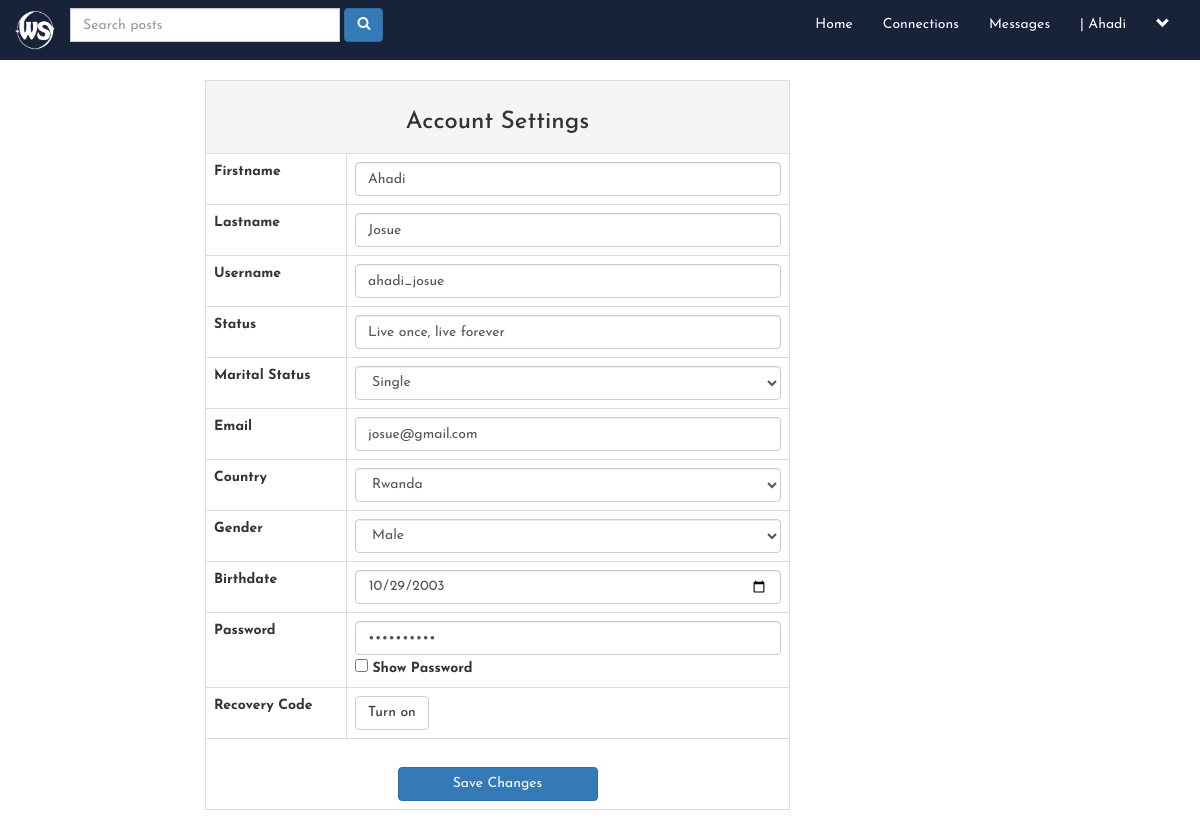
/account_settings.php (signed in), run on the app's committed database.
### tables this page shows
CREATE TABLE `users` (
  `user_id` int(11) NOT NULL,
  `f_name` text NOT NULL,
  `l_name` text NOT NULL,
  `user_name` text NOT NULL,
  `describe_user` varchar(255) NOT NULL,
  `Relationship` text NOT NULL,
  `user_pass` varchar(255) NOT NULL,
  `user_email` varchar(255) NOT NULL,
  `user_country` text NOT NULL,
  `user_gender` text NOT NULL,
  `user_birthday` text NOT NULL,
  `user_image` varchar(255) NOT NULL,
  `user_cover` varchar(255) NOT NULL,
  `user_reg_date` timestamp NOT NULL DEFAULT current_timestamp(),
  `status` text NOT NULL,
  `posts` text NOT NULL,
  `recovery_account` varchar(255) NOT NULL
);

### account_settings.php (the view, shortened to what this page needs)
<!DOCTYPE html>
<?php
	include("includes/header.php");
?>
<html lang="en">
<head>
    <link rel="stylesheet" href="https://cdnjs.cloudflare.com/ajax/libs/font-awesome/4.7.0/css/font-awesome.min.css">
    <link rel="stylesheet" href="https://maxcdn.bootstrapcdn.com/bootstrap/3.3.7/css/bootstrap.min.css">
    <link rel="stylesheet" href="css/main.css">
</head>
<body>
    <div class="row">
        <div class="col-sm-2">
        </div>
        <div class="col-sm-6">
            <form action="" method="POST" enctype="multipart/form-data">
                <table class="table table-bordered">
                    <tr align="center">
                        <td colspan="6" class="active">
                            <h3>Account Settings</h3>
                        </td>
                    </tr>
                    <tr>
                        <td style="font-weight: bold;">Firstname</td>
                        <td>
                            <input class="form-control" type="text" name="f_name" required
                                value="<?php echo $first_name; ?>">
                        </td>
                    </tr>
                    <tr>
                        <td style="font-weight: bold;">Lastname</td>
                        <td>
                            <input class="form-control" type="text" name="l_name" required
                                value="<?php echo $last_name; ?>">
                        </td>
                    </tr>
                    <tr>
                        <td style="font-weight: bold;">Username</td>
                        <td>
                            <input class="form-control" type="text" name="u_name" required
                                value="<?php echo $user_name; ?>">
                        </td>
                    </tr>
                    <tr>
                        <td style="font-weight: bold;">Status</td>
                        <td>
                            <input class="form-control" type="text" name="describe_user" required
                                value="<?php echo $describe_user; ?>">
                        </td>
                    </tr>
                    <tr>
                        <td style="font-weight: bold;">Marital Status</td>
                        <td>
                            <select class="form-control" name="Relationship">
                                <option><?php echo $Relationship_status; ?></option>
                            </select>
                        </td>
                    </tr>
                    <tr>
                        <td style="font-weight: bold;">Email</td>
                        <td>
                            <input class="form-control" type="email" name="u_email" required
                                value="<?php echo $user_email; ?>">
                        </td>
                    </tr>
                    <tr>
                        <td style="font-weight: bold;">Country</td>
                        <td>
                            <select class="form-control" name="u_country">
                                <option><?php echo $user_country; ?></option>
                            </select>
                        </td>
                    </tr>
                    <tr>
                        <td style="font-weight: bold;">Gender</td>
                        <td>
                            <select class="form-control" name="u_gender">
                                <option><?php echo $user_gender; ?></option>
                            </select>
                        </td>
                    </tr>
                    <tr>
                        <td style="font-weight: bold;">Birthdate</td>
                        <td>
                            <input class="form-control input-md" type="date" name="u_birthday" required
                                value="<?php echo $user_birthday; ?>">
                        </td>
                    </tr>
                    <tr>
                        <td style="font-weight: bold;">Password</td>
                        <td>
                            <input class="form-control" type="password" name="u_pass" id="mypass" required
                                value="<?php echo $user_pass; ?>">
                            <input type="checkbox" class="custom-control-input" onclick="show_password()">
                            <strong>Show Password</strong>
                        </td>
                    </tr>
                    <tr>
                        <td style="font-weight: bold;">Recovery Code</td>
                        <td>
                            <button type="button" class="btn btn-default" data-toggle="modal"
                                data-target="#myModal">Turn on</button>
                        </td>
                    </tr>
                    <tr align="center">
                        <td colspan="6">
                            <br>
                            <input type="submit" class="btn btn-primary" name="update" style="width: 200px;"
                                value="Save Changes">
                        </td>
                    </tr>
                </table>
            </form>
        </div>
    </div>
</body>
</html>

### includes/header.php (shortened to what this page needs)
<?php
include("functions/functions.php");
?>
<nav class="navbar navbar-default">
	<div class="container-fluid">
		<div class="navbar-header">
			<h5 class="my-0 mr-md-auto font-weight-normal"><a class="header-logo text-dark" href="home.php"><img
						class="logo" src="./images/header-logo.png"></a></h5>
		</div>
		<div class="collapse navbar-collapse" id="bs-example-navbar-collapse-1">
			<ul class="nav navbar-nav navbar-left" id="left-nav">
				<li class="dropdown">
					<form class="navbar-form navbar-left" method="get" action="results.php">
						<div class="form-group input-group">
							<input type="text" class="form-control" name="user_query" placeholder="Search posts" size="32">
						</div>
						<button type="submit" class="btn btn-small btn-primary" name="search"><i class="fa fa-search"></i></button>
					</form>
				</li>
			</ul>
			<ul class="nav navbar-nav navbar-right" id="right-nav">
				<?php
				$user = $_SESSION['user_email'];
				$get_user = "select * from users where user_email='$user'";
				$run_user = mysqli_query($con,$get_user);
				$row=mysqli_fetch_array($run_user);
				$user_id = $row['user_id'];
				$user_name = $row['user_name'];
				$first_name = $row['f_name'];
				$last_name = $row['l_name'];
				$describe_user = $row['describe_user'];
				$Relationship_status = $row['Relationship'];
				$user_pass = $row['user_pass'];
				$user_email = $row['user_email'];
				$user_country = $row['user_country'];
				$user_gender = $row['user_gender'];
				$user_birthday = $row['user_birthday'];
				$user_posts = "select * from posts where user_id='$user_id'";
				$run_posts = mysqli_query($con,$user_posts);
				$posts = mysqli_num_rows($run_posts);
			?>
				<li><a class="text-white" href="home.php">Home</a></li>
				<li><a class="text-white" href="members.php">Connections</a></li>
				<li><a class="text-white" href="messages.php?u_id=new">Messages</a></li>
				<li id="user-name">
					<a class="text-white" href='profile.php?<?php echo "u_id=$user_id" ?>'>| <?php echo "$first_name"; ?></a>
				</li>
				<?php
				echo"
				<li class='dropdown'>
					<a class='text-white' style='background:none' href='#' class='dropdown-toggle' data-toggle='dropdown' role='button' aria-haspopup='true' aria-expanded='false'><span><i class='glyphicon glyphicon-chevron-down'></i></span></a>
					<ul class='dropdown-menu'>
						<li>
							<a href='profile.php?u_id=$user_id'>Your Posts <span class='badge badge-secondary'>$posts</span></a>
						</li>
						<li>
							<a href='account_settings.php?u_id=$user_id'>Settings</a>
						</li>
						<li role='separator' class='divider'></li>
						<li>
							<a href='logout.php'>Logout</a>
						</li>
					</ul>
				</li>
				";
			?>
			</ul>
		</div>
	</div>
</nav>

### css/main.css (style rules this page uses)
* { box-sizing: border-box; margin: 0; padding: 0; font-family: 'Josefin Sans', sans-serif; }
body { overflow-x: hidden; }
.navbar { background-color: #18233a; border: 0; -webkit-border-radius: 0 !important; -moz-border-radius: 0 !important; -o-border-radius: 0 !important; border-radius: 0 !important; margin-top: 0; margin-right: 0; margin-left: 0; padding-right: 0; padding-left: 0; }
a.text-white { color: #fff !important; font-weight: normal; text-shadow: 0px 0px 1px #000036; }
a.header-logo { text-decoration: none !important; }
.header-logo img { width: 40px; height: 40px; }

### data on the page
users: f_name "Ahadi", l_name "Josue", u_name "ahadi_josue", describe_user "Live once, live forever", Relationship "Single", u_email "josue@gmail.com", u_country "Rwanda", u_gender "Male", u_birthday "10/29/2003"
